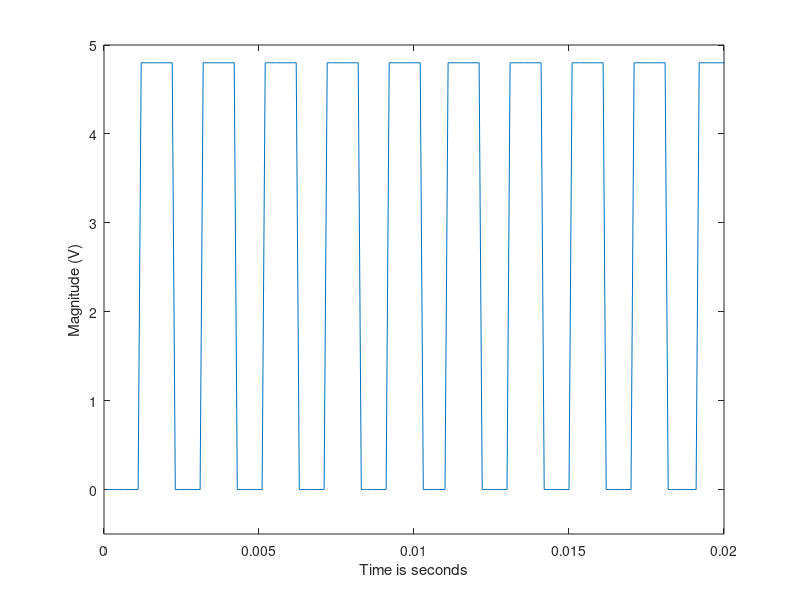

Source code (MATLAB):
%Prog 5
%Monostable timer aided capacitance measurement
clear all
close all
clc
f = 500;
tmax = 10/f;
E = 5;
tstep = 0.0001;
t = 0:tstep:tmax;
w = 2*pi*f;
y1 = sin(w*t);
N = length(y1);
% Square-wave generator
for n=1:N;
if y1(n)>0
y2(n)=E-0.2;
else y2(n)=0;
end
end
y3 = diff(y2);
R = 1e+3;
C = 1e-6;
tw = 1.1*R*C;
kmax = tw/tstep;
% Monostable timer routine
for n=1:N
y4(n) = 0;
end
N1 = length(y3);
for n=1:N1
if y3(n)<0
for k=1:kmax
y4(n+k)=E-0.2;
end
end
end
N2 = length(y4);
t1 = (1:N2)*tstep;
14
plot(t1,y4);
xlabel('Time is seconds');
ylabel('Magnitude (V)');
axis([0 0.02 -0.5 5]);